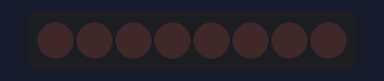
A sketch run on a simulated Arduino Uno, built with avr-gcc and run on an emulated ATmega328P. Shown: 8 shift-register outputs drawn as a row of LEDs (first output left, lit = HIGH). Wiring (inferred from the names in the program): shift register (74HC595): data pin 4; shift clock pin 6; latch pin 5. Wiring (inferred from the signals the program sends): row of LEDs: on Q0, Q1, Q2, Q3, Q4, Q5, Q6, Q7.

Above: at 0.15 s.
At 0.8 s:
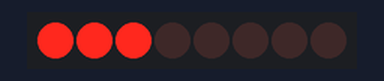
At 1.0 s:
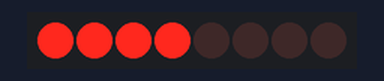
At 1.4 s:
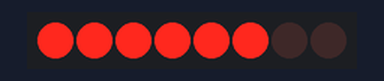
At 2.5 s:
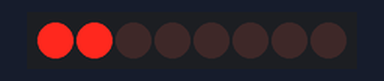
At 4.2 s:
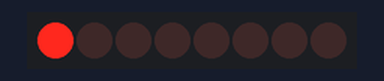
Timing chart, 0 to 4.5 s (numbered marks = the images above):
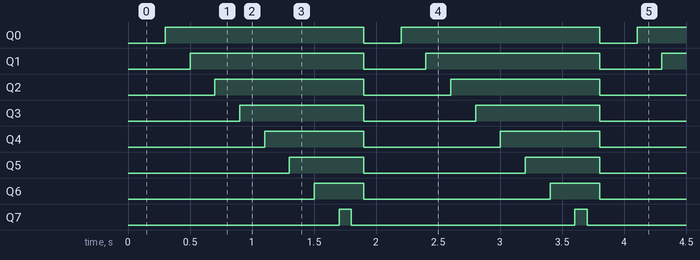

Measured:
- by itself, Q0: alternates HIGH for 1.6 s and LOW for 0.30 s
- by itself, Q1: alternates HIGH for 1.4 s and LOW for 0.50 s
- by itself, Q2: alternates HIGH for 1.2 s and LOW for 0.70 s
- by itself, Q3: alternates HIGH for 1.0 s and LOW for 0.90 s
- by itself, Q4: alternates HIGH for 0.80 s and LOW for 1.1 s
- by itself, Q5: alternates HIGH for 0.60 s and LOW for 1.3 s
- by itself, Q6: alternates HIGH for 0.40 s and LOW for 1.5 s
- by itself, Q7: alternates HIGH for 0.10 s and LOW for 1.8 s

The sketch:

_8leds.ino
```cpp
/*
 *  Adafruit Arduino - Lesson 4. 8 LEDs and a Shift Register
 */

int latchPin = 5;
int clockPin = 6;
int dataPin = 4;

byte leds = 0;

void setup() {
  // put your setup code here, to run once:
  pinMode(latchPin, OUTPUT);
  pinMode(dataPin, OUTPUT);
  pinMode(clockPin, OUTPUT);
}

void loop() {
  // put your main code here, to run repeatedly:

  leds = 0;
  updateShiftRegister();
  delay(100);
    for (int i = 8; i>=0; i--) {
      bitSet(leds, i);
      updateShiftRegister();
      delay(100);
      bitClear(leds, 0);
      updateShiftRegister();
      delay(100);
    }

}

void updateShiftRegister() {
  digitalWrite(latchPin, LOW);
  shiftOut(dataPin, clockPin, LSBFIRST, leds);
  digitalWrite(latchPin, HIGH);
}
```
